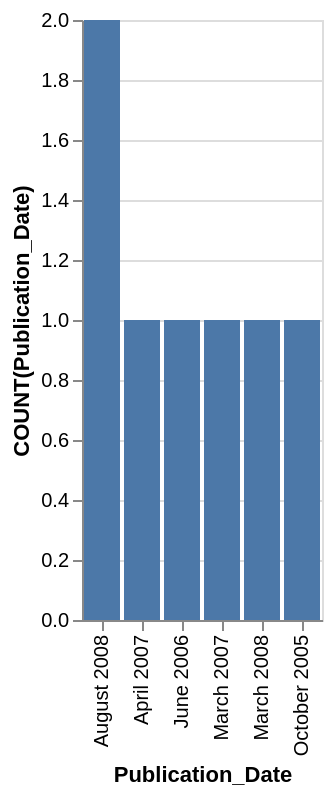

Write a Vega-Lite specification for this figure.
### Vega-Lite specification from a JSON file in a GitHub repository (floating-point values rounded to 4 significant figures)
{"data": {"values": [{"x_data": "April 2007", "y_data": 1}, {"x_data": "August 2008", "y_data": 2}, {"x_data": "June 2006", "y_data": 1}, {"x_data": "March 2007", "y_data": 1}, {"x_data": "March 2008", "y_data": 1}, {"x_data": "October 2005", "y_data": 1}]}, "mark": "bar", "encoding": {"x": {"field": "x_data", "type": "nominal", "title": "Publication_Date", "sort": {"op": "sum", "field": "y_data", "order": "descending"}}, "y": {"field": "y_data", "type": "quantitative", "title": "COUNT(Publication_Date)"}}}
